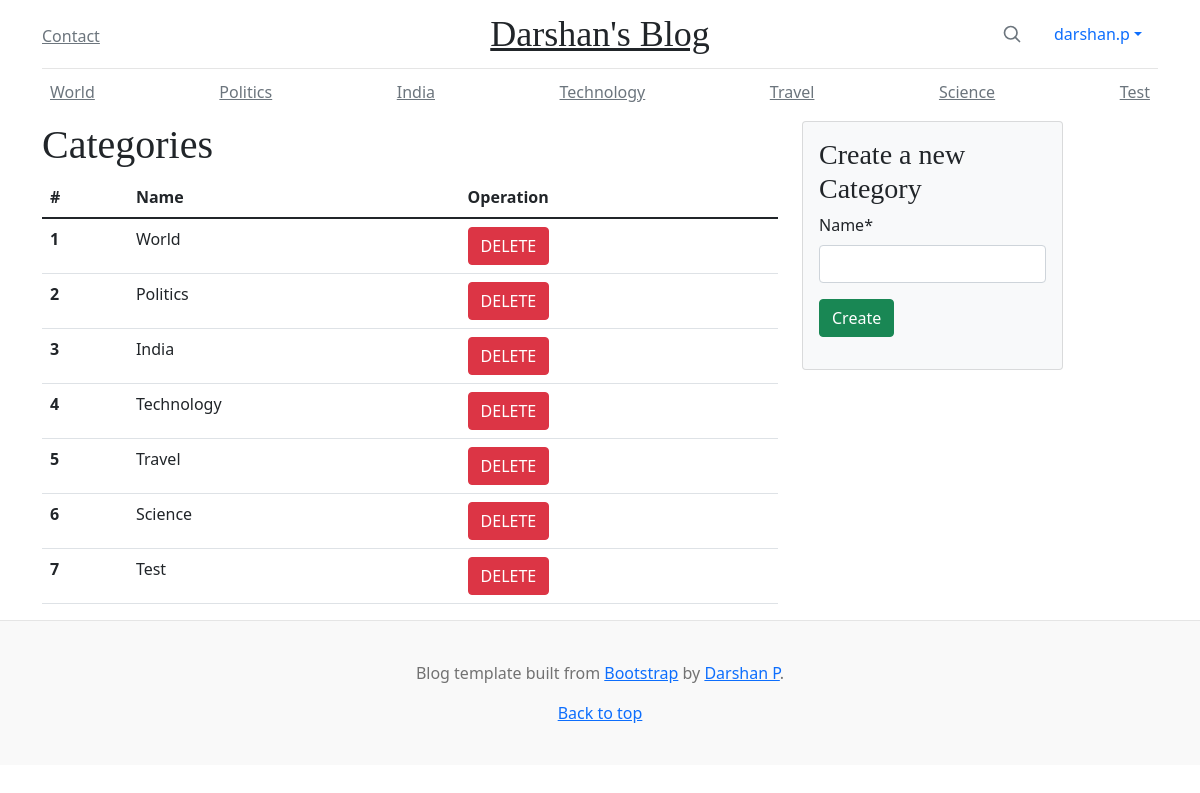
The page /categories/ (signed in) on the database its author committed.
### blog/models.py (models this page shows)
class Category(models.Model):
    class Meta:
        verbose_name_plural = 'Categories'
    name = models.CharField(max_length=50, unique=True)
    def __str__(self):
        return self.name

### category/views.py (the view)
# urls.py: path('', views.CategoryListView.as_view(), name='category_list'),
class CategoryListView(LoginRequiredMixin, generic.ListView):
    model = Category
    template_name = "category/category_list.html"
    context_object_name = "categories"
    success_message = "Category: '{name}' was created successfully"
    def get_context_data(self, **kwargs):
        context_data = super().get_context_data(**kwargs)
        context_data.update(
            {
                "form": CategoryModelForm
            })
        return context_data

### blog/context_processors.py (called while the page is built)
def categories(request):
    return {
        'categories': Category.objects.order_by('id')
    }

### category/templates/category/category_list.html (shortened to what this page needs)
{% extends "base.html" %}
{% load crispy_forms_tags %}
{% block content %}
<div class="row">
    <div class="col-8">
        <h1>Categories</h1>
        <table class="table">
            <thead>
                <tr>
                    <th>#</th>
                    <th>Name</th>
                    <th>Operation</th>
                </tr>
            </thead>
            <tbody>
                {% for category in categories %}
                <tr>
                    <th>{{ category.id }}</th>
                    <td>{{ category.name }}</td>
                    <td>
                        <form method="POST" action="{% url 'category:category_delete' category.id %}">
                            <input type="submit" class="btn btn-danger" value="DELETE">
                        </form>
                    </td>
                </tr>
                {% endfor %}
            </tbody>
        </table>
    </div>
    <div class="col-3">
        <div class="card card-body bg-light">
            <h3>Create a new Category</h3>
            <form method="post" action="{% url 'category:category_create' %}" class="uniForm">
                {{ form | crispy }}
                <button class="btn btn-success mb-3" type="submit">
                    Create
                </button>
            </form>
        </div>
    </div>
</div>
{% endblock %}

### templates/navbar_top.html (shortened to what this page needs)
<div class="container">
    <header class="blog-header py-3">
        <div class="row flex-nowrap justify-content-between align-items-center">
          <div class="col-4 pt-1">
            <a class="link-secondary" href="{% url 'contact' %}">Contact</a></div>
          <div class="col-4 text-center">
            <a class="blog-header-logo text-dark" href="{% url 'blog:blog_home' %}">Darshan's Blog</a>
          </div>
          <div class="col-4 d-flex justify-content-end align-items-center">
            <a class="link-secondary" href="#" aria-label="Search">
              <svg xmlns="http://www.w3.org/2000/svg" width="20" height="20" fill="none" stroke="currentColor" stroke-linecap="round" stroke-linejoin="round" stroke-width="2" class="mx-3" role="img" viewBox="0 0 24 24"><title>Search</title><circle cx="10.5" cy="10.5" r="7.5"/><path d="M21 21l-5.2-5.2"/></svg>
            </a>
            {% if request.user.is_authenticated %}
            <ul class="nav nav-pills">
              <li class="nav-item dropdown">
                <a class="nav-link dropdown-toggle" data-bs-toggle="dropdown" href="#" role="button" aria-expanded="false">{{ request.user.username }}</a>
              </li>
            </ul>
            {% else %}
            <a href="{% url 'login' %}" class="btn btn-default">Login</a>
            {% endif %}
          </div>
        </div>
      </header>
    {% if request.user.is_authenticated %}
    <div class="nav-scroller py-1 mb-2">
        <nav class="nav d-flex justify-content-between">
        {% for category in categories %}
            <a class="p-2 link-secondary" href="#">{{category}}</a>
        {% endfor %}
        </nav>
      </div>
    {% endif %}
</div>

### static/css/style.css (style rules this page uses)
.blog-header { line-height: 1; border-bottom: 1px solid #e5e5e5; }
.blog-header-logo { font-family: "Playfair Display", Georgia, "Times New Roman", serif; font-size: 2.25rem; }
h1, h2, h3, h4, h5, h6 { font-family: "Playfair Display", Georgia, "Times New Roman", serif; }
.nav-scroller { position: relative; z-index: 2; height: 2.75rem; overflow-y: hidden; }
.nav-scroller .nav { display: flex; flex-wrap: nowrap; padding-bottom: 1rem; margin-top: -1px; overflow-x: auto; text-align: center; white-space: nowrap; -webkit-overflow-scrolling: touch; }

### rows shown on the page
Category: name "World", id "1"
Category: name "Politics", id "2"
Category: name "India", id "3"
Category: name "Technology", id "4"
Category: name "Travel", id "5"
Category: name "Science", id "6"
Category: name "Test", id "7"

### other values the page prints
{{ request.user.username }} "darshan.p"
